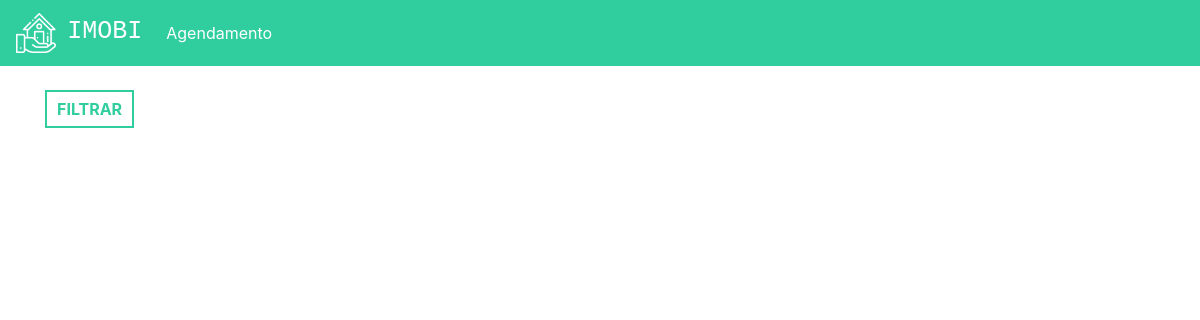
Before: / (signed in) with the older database file.
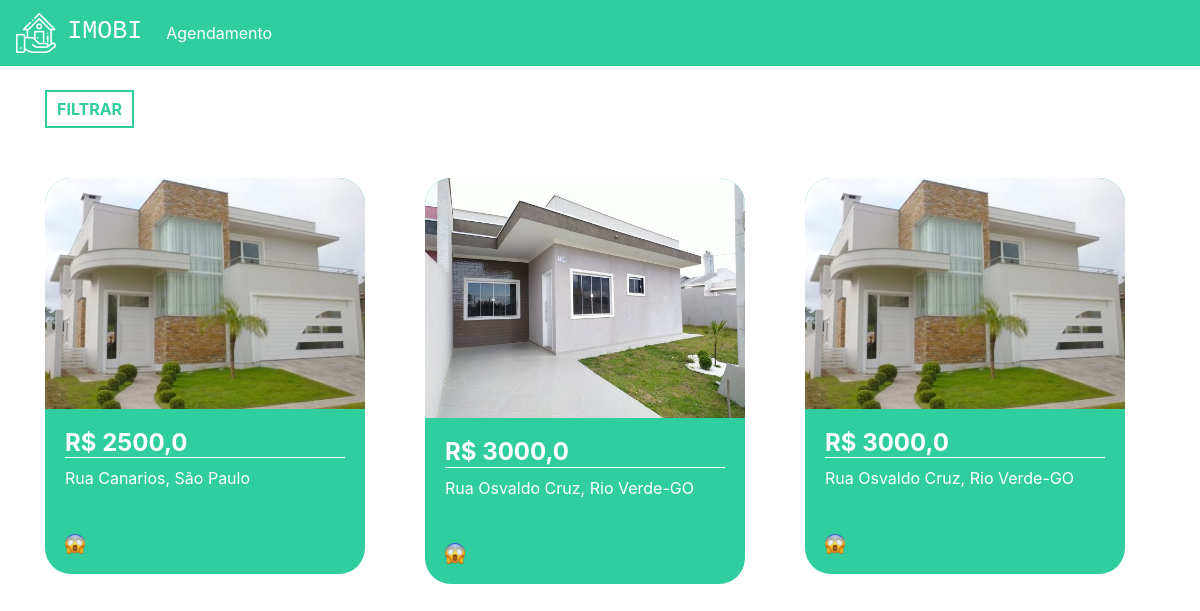
After: the same page with the newer database file.
### plataforma/models.py (models this page shows, shortened)
class Imovei(models.Model):
    choices = (('V', 'Venda'),
               ('A', 'Aluguel'))
    choices_imovel = (('A', 'Apartamento'),
                      ('C', 'Casa'))
    imagens = models.ManyToManyField(Imagem)
    valor = models.FloatField()
    quartos = models.IntegerField()
    tamanho = models.FloatField()
    cidade = models.ForeignKey(Cidade, on_delete=models.DO_NOTHING)
    rua = models.CharField(max_length=50)
    tipo = models.CharField(max_length=1, choices=choices)
    tipo_imovel = models.CharField(max_length=1, choices=choices_imovel)
    numero = models.IntegerField()
    descricao = models.TextField()
    dias_visita = models.ManyToManyField(DiasVisita)
    horarios = models.ManyToManyField(Horario)

class Imagem(models.Model):
    img = models.ImageField(upload_to='img')

class Cidade(models.Model):
    nome = models.CharField(max_length=30)
    def __str__(self) -> str:
        return self.nome

### plataforma/views.py (the view)
# urls.py: 2. Add a URL to urlpatterns:  path('', views.home, name='home')
@login_required(login_url='/auth/logar')
def home(request):
    preco_minimo = request.GET.get('preco_minimo')
    preco_maximo = request.GET.get('preco_maximo')
    cidade = request.GET.get('cidade')
    tipo = request.GET.getlist('tipo')
    cidades = Cidade.objects.all()
    if preco_maximo or preco_minimo or cidade or tipo:
        if not preco_minimo:
            preco_minimo = 0
        if not preco_maximo:
            preco_maximo = 999999999999
        if not tipo:
            tipo = ['A', 'C']
        imoveis = Imovei.objects.filter(valor__gte=preco_minimo).filter(valor__lte=preco_maximo).filter(tipo_imovel__in=tipo).filter(cidade=cidade)
    else:
        imoveis = Imovei.objects.all()
    return render(request, 'home.html', {'imoveis': imoveis, 'cidades':cidades})

### plataforma/templates/home.html (shortened to what this page needs)
{% extends 'base.html' %}
{% load static %}
{% block 'head' %}
<link rel="stylesheet" href="{% static 'plataforma/css/home.css' %}">
{% endblock  %}
{% block 'body' %}
<div class="container">
  <br>
  <button type="button" class="btn_filtrar" data-toggle="modal"
	 data-target="#exampleModal">
    FILTRAR
  </button>
  <div class="row">
    {% for imovel in imoveis %}
        <div class="col-md cont">
          <div class="card_imovel">
            <img class="img_capa_imovel" src="{{imovel.imagens.all.0.img.url}}">
            <div class="informacoes_imoveis">
              <a class="a_none" href="{% url 'imovel' imovel.id %}"><h4 class="valor">R$ {{imovel.valor}}</h4></a>
              <p>{{imovel.rua}}, {{imovel.cidade}}</p>
              <br>
              <img width="7%" src="{% static 'plataforma/img/emo.png' %}">
            </div>
          </div>
        </div>
    {% endfor %}
  </div>
</div>
{% endblock %}

Changed rows visible on the page:
added Imovei: imagens.all.0.img (picture), valor "2500,0", rua "Rua Canarios", cidade "São Paulo"
added Imovei: imagens.all.0.img (picture), valor "3000,0", rua "Rua Osvaldo Cruz", cidade "Rio Verde-GO"
added Imovei: imagens.all.0.img (picture), valor "3000,0", rua "Rua Osvaldo Cruz", cidade "Rio Verde-GO"
